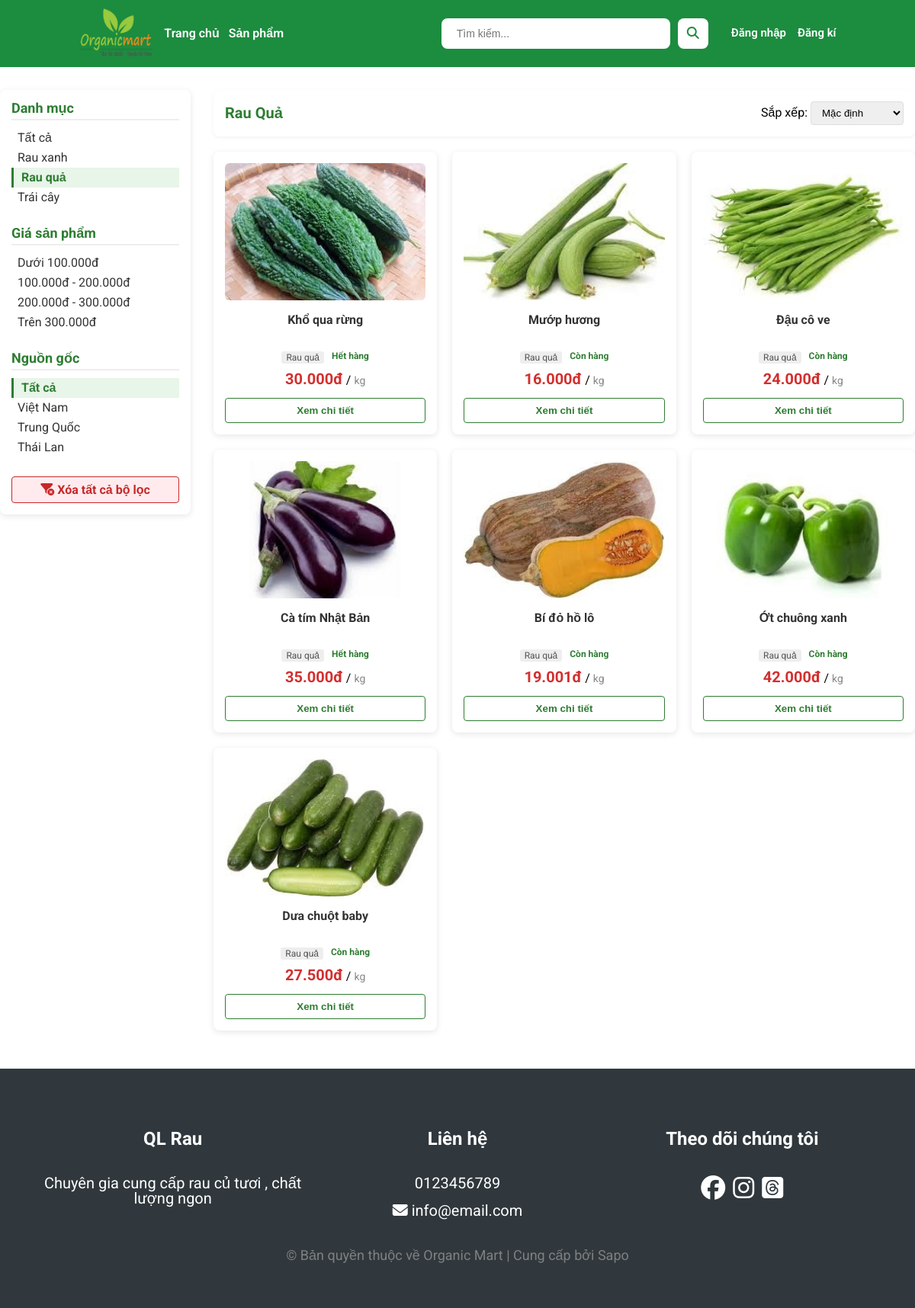
The page /products.php?type=rau_qua on the database its author committed.
### tables this page shows
create table if not EXISTS Products
(
    id int PRIMARY KEY AUTO_INCREMENT ,
    name varchar(50) UNIQUE NOT NULL ,
    type ENUM('rau_xanh', 'rau_qua', 'trai_cay') NOT NULL,
    status ENUM('con_hang','het_hang') NOT NULL,
    price double not null,
    image varchar(255) DEFAULT null,
    productDesc varchar(255), 
    nation varchar(255)
    
);

### products.php (the view, shortened to what this page needs)
<?php
include('connect.php');
function createUrl($key, $value) {
    $params = $_GET;
    if ($value === '') {
        unset($params[$key]);
    } else {
        $params[$key] = $value;
    }
    return '?' . http_build_query($params);
}
$currentType = isset($_GET['type']) ? $_GET['type'] : '';
$currentNation = isset($_GET['nation']) ? $_GET['nation'] : '';
$currentPriceRange = isset($_GET['price_range']) ? $_GET['price_range'] : '';
$sortOption = isset($_GET['sort']) ? $_GET['sort'] : '';
$keyword = isset($_GET['keyword']) ? trim($_GET['keyword']) : '';
$whereClauses = [];
if ($currentType) {
    $safeType = mysqli_real_escape_string($conn, $currentType);
    $whereClauses[] = "type = '$safeType'";
}
$orderSql = "ORDER BY id DESC";
$whereSql = "";
if (count($whereClauses) > 0) {
    $whereSql = "WHERE " . implode(' AND ', $whereClauses);
}
$sql = "SELECT * FROM Products $whereSql $orderSql";
$result = mysqli_query($conn, $sql);
?>
<!DOCTYPE html>
<html lang="vi">
<head>
    <link rel="stylesheet" href="./css/products.css">
</head>
<body>
    <?php include 'src/components/header.php'; ?>
    <div>
        <div class="product-main container">
            <div class="side-bar">
                <div class="side-bar__components">
                    <h3>Danh mục</h3>
                    <ul class="side-bar__categorys">
                        <li><a href="<?php echo createUrl('type', ''); ?>"
                                class="<?= $currentType == '' ? 'active' : '' ?>">Tất cả</a></li>
                        <li><a href="<?php echo createUrl('type', 'rau_xanh'); ?>"
                                class="<?= $currentType == 'rau_xanh' ? 'active' : '' ?>">Rau xanh</a></li>
                        <li><a href="<?php echo createUrl('type', 'rau_qua'); ?>"
                                class="<?= $currentType == 'rau_qua' ? 'active' : '' ?>">Rau quả</a></li>
                        <li><a href="<?php echo createUrl('type', 'trai_cay'); ?>"
                                class="<?= $currentType == 'trai_cay' ? 'active' : '' ?>">Trái cây</a></li>
                    </ul>
                </div>
                <div class="side-bar__components">
                    <h3>Giá sản phẩm</h3>
                    <ul class="side-bar__categorys">
                        <li><a href="<?php echo createUrl('price_range', 'under100'); ?>"
                                class="<?= $currentPriceRange == 'under100' ? 'active' : '' ?>">Dưới 100.000đ</a></li>
                        <li><a href="<?php echo createUrl('price_range', '100-200'); ?>"
                                class="<?= $currentPriceRange == '100-200' ? 'active' : '' ?>">100.000đ - 200.000đ</a>
                        </li>
                        <li><a href="<?php echo createUrl('price_range', '200-300'); ?>"
                                class="<?= $currentPriceRange == '200-300' ? 'active' : '' ?>">200.000đ - 300.000đ</a>
                        </li>
                        <li><a href="<?php echo createUrl('price_range', 'over300'); ?>"
                                class="<?= $currentPriceRange == 'over300' ? 'active' : '' ?>">Trên 300.000đ</a></li>
                    </ul>
                </div>
                <div class="side-bar__components">
                    <h3>Nguồn gốc</h3>
                    <ul class="side-bar__categorys">
                        <li><a href="<?php echo createUrl('nation', ''); ?>"
                                class="<?= $currentNation == '' ? 'active' : '' ?>">Tất cả</a></li>
                        <li><a href="<?php echo createUrl('nation', 'VietNam'); ?>"
                                class="<?= $currentNation == 'VietNam' ? 'active' : '' ?>">Việt Nam</a></li>
                        <li><a href="<?php echo createUrl('nation', 'TrungQuoc'); ?>"
                                class="<?= $currentNation == 'TrungQuoc' ? 'active' : '' ?>">Trung Quốc</a></li>
                        <li><a href="<?php echo createUrl('nation', 'ThaiLan'); ?>"
                                class="<?= $currentNation == 'ThaiLan' ? 'active' : '' ?>">Thái Lan</a></li>
                    </ul>
                </div>
                <?php if($currentType || $currentNation || $currentPriceRange || $keyword): ?>
                <a href="products.php" class="btn-reset-filter">
                    <i class="fa-solid fa-filter-circle-xmark"></i> Xóa tất cả bộ lọc
                </a>
                <?php endif; ?>
            </div>
            <div class="content">
                <div class="content__funtion">
                    <h2>
                        <?php
                            if($keyword) {
                                echo "Tìm thấy: \"$keyword\"";
                            } elseif($currentType == 'rau_xanh') {
                                echo 'Rau Xanh';
                            } elseif($currentType == 'rau_qua') {
                                echo 'Rau Quả';
                            } elseif($currentType == 'trai_cay') {
                                echo 'Trái Cây';
                            } else {
                                echo 'Tất cả sản phẩm';
                            }
                        ?>
                    </h2>
                    <form method="GET" class="sort-box">
                        <label for="sort">Sắp xếp: </label>
                        <select name="sort" id="sort" onchange="this.form.submit()">
                            <option value="default" <?php if($sortOption == 'default') echo 'selected'; ?>>Mặc định
                            </option>
                        </select>
                    </form>
                </div>
                <div class="content__product">
                    <div class="content__product-list">
                        <?php
                        if ($result && mysqli_num_rows($result) > 0) {
                            while ($row = mysqli_fetch_assoc($result)) {
                                $typeText = '';
                                if ($row['type'] == 'rau_xanh') $typeText = 'Rau xanh';
                                elseif ($row['type'] == 'rau_qua') $typeText = 'Rau quả';
                                elseif ($row['type'] == 'trai_cay') $typeText = 'Trái cây';
                                else $typeText = 'Khác';
                                $statusText = ($row['status'] == 'con_hang') ? 'Còn hàng' : 'Hết hàng';
                        ?>
                        <div class="content__product-item">
                            <img src="./assets/images/product/<?php echo $row['image']; ?>"
                                alt="<?php echo $row['name']; ?>" />
                            <h3 class="content__product-name"><?php echo $row['name']; ?></h3>
                            <div class="content__product-status-type">
                                <span class="content__product-type"><?php echo $typeText; ?></span>
                                <span class="content__product-status"><?php echo $statusText; ?></span>
                            </div>
                            <p class="content__product-price-unit">
                                <span
                                    class="content__product-price"><?php echo number_format($row['price'], 0, ',', '.'); ?>đ</span>
                                <span>/</span>
                                <span class="content__product-unit">kg</span>
                            </p>
                            <a href="productDetail.php?id=<?php echo $row['id']; ?>">
                                <button class="content__product-detail">Xem chi tiết</button>
                            </a>
                        </div>
                        <?php
                            }
                        } else {
                            echo "<div class='no-product-found'>
                                    <i class='fa-solid fa-magnifying-glass'></i>
                                    <p>Không tìm thấy sản phẩm nào!</p>
                                    <a href='products.php' class='back-link'>Xem tất cả sản phẩm</a>
                                  </div>";
                        }
                        ?>
                    </div>
                </div>
            </div>
        </div>
    </div>
    <?php include 'src/components/footer.php'; ?>
</body>
</html>

### css/products.css (style rules this page uses)
.product-main { display: flex; gap: 30px; margin-top: 30px; margin-bottom: 50px; align-items: flex-start; }
.side-bar { width: 250px; flex-shrink: 0; background: #fff; padding: 15px; border-radius: 8px; box-shadow: 0 2px 8px rgba(0, 0, 0, 0.1); }
.side-bar__components { margin-bottom: 25px; }
.side-bar__components h3 { font-size: 18px; font-weight: bold; color: #2e7d32; margin-bottom: 10px; border-bottom: 2px solid #eee; padding-bottom: 5px; }
.side-bar__categorys { list-style: none; padding-left: 0; }
.side-bar__categorys li a { text-decoration: none; color: #333; transition: all 0.2s; display: block; padding: 5px 0; border-left: 3px solid transparent; padding-left: 5px; }
.side-bar__categorys li a.active { color: #2e7d32; font-weight: bold; border-left: 3px solid #2e7d32; padding-left: 10px; background-color: #e8f5e9; }
.btn-reset-filter { display: block; text-align: center; margin-top: 15px; padding: 8px; background-color: #ffebee; color: #c62828; border: 1px solid #c62828; border-radius: 4px; text-decoration: none; font-weight: bold; transition: 0.3s; }
.content { flex-grow: 1; }
.content__funtion { display: flex; justify-content: space-between; align-items: center; margin-bottom: 20px; padding: 15px; background-color: #fff; border-radius: 8px; box-shadow: 0 2px 5px rgba(0, 0, 0, 0.05); }
.content__funtion h2 { margin: 0; color: #2e7d32; font-size: 20px; font-weight: bold; }
.sort-box select { padding: 6px 10px; border: 1px solid #ddd; border-radius: 4px; outline: none; cursor: pointer; }
.content__product-list { display: grid; grid-template-columns: repeat(3, 1fr); gap: 20px; }
.content__product-item { background: #fff; padding: 15px; border-radius: 8px; box-shadow: 0 2px 8px rgba(0, 0, 0, 0.1); transition: transform 0.2s, box-shadow 0.2s; text-align: center; display: flex; flex-direction: column; justify-content: space-between; }
.content__product-item img { width: 100%; height: 180px; object-fit: cover; border-radius: 6px; margin-bottom: 15px; }
.content__product-name { font-size: 16px; font-weight: bold; color: #333; margin-bottom: 8px; line-height: 1.4; height: 44px; overflow: hidden; }
.content__product-status-type { display: flex; justify-content: center; gap: 10px; margin-bottom: 10px; font-size: 12px; }
.content__product-type { color: #555; background: #eee; padding: 2px 6px; border-radius: 3px; }
.content__product-status { color: #2e7d32; font-weight: bold; }
.content__product-price-unit { margin-bottom: 15px; }
.content__product-price { color: #d32f2f; font-size: 20px; font-weight: bold; }
.content__product-unit { color: #888; font-size: 14px; }
.content__product-detail { background-color: #fff; color: #2e7d32; border: 1px solid #2e7d32; padding: 8px 0; width: 100%; border-radius: 4px; cursor: pointer; font-weight: bold; transition: 0.3s; }

### css/main.css (style rules this page uses)
* { margin: 0; padding: 0; box-sizing: border-box; }
body { font-family: "Roboto", sans-serif; }
.container { max-width: 1200px; margin: auto; }

### rows shown on the page
products: image (picture), name "Khổ qua rừng", type "Rau quả", status "Hết hàng", price "30.000"
products: image (picture), name "Mướp hương", type "Rau quả", status "Còn hàng", price "16.000"
products: image (picture), name "Đậu cô ve", type "Rau quả", status "Còn hàng", price "24.000"
products: image (picture), name "Cà tím Nhật Bản", type "Rau quả", status "Hết hàng", price "35.000"
products: image (picture), name "Bí đỏ hồ lô", type "Rau quả", status "Còn hàng", price "19.001"
products: image (picture), name "Ớt chuông xanh", type "Rau quả", status "Còn hàng", price "42.000"
products: image (picture), name "Dưa chuột baby", type "Rau quả", status "Còn hàng", price "27.500"
